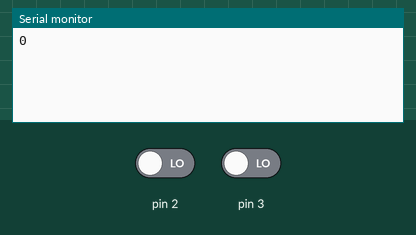
This sketch was run on a simulated Arduino Uno, built with avr-gcc and run on an emulated ATmega328P. On the bench: the last lines printed to the serial monitor. The test bench sets the inputs (shaded band); at power-on: pin 2 LOW, pin 3 LOW.

Above: at 1.2 s.
1.3 s: pin 2 driven HIGH
At 2.4 s:
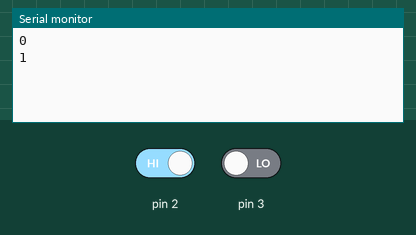
2.8 s: pin 3 driven HIGH
At 3.8 s:
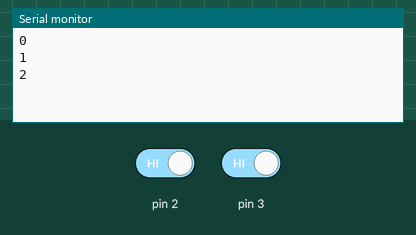
4.3 s: pin 2 driven LOW
At 5.6 s:
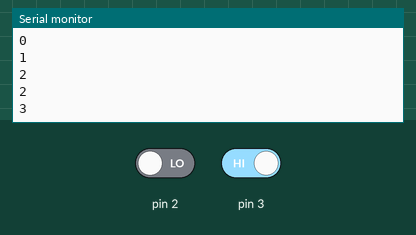
5.8 s: pin 3 driven LOW
At 6.8 s:
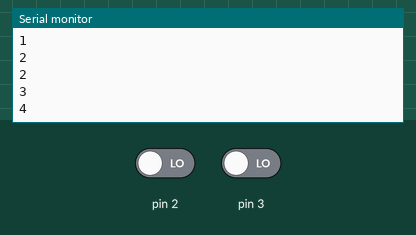
Timing chart, 0 to 8.3 s (numbered marks = the images above; inputs shaded):
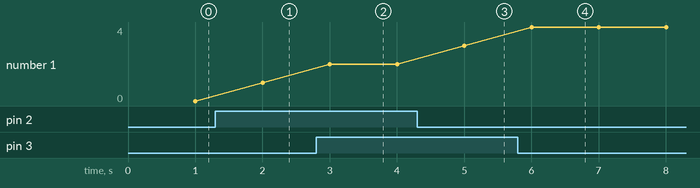

The sketch:

SimpleInterrupt.ino
```cpp
// Sample code using interrupts
unsigned long count=0;
unsigned long timep,time,etime;

void setup()
{
  Serial.begin(9600);
  //connect channel A to pin 3
  pinMode(2,INPUT);
  pinMode(3,INPUT);
  attachInterrupt(1,transition,CHANGE);//interrupt(0,*,*) for pin 2; interrupt(1,*,*) for pin 3
  attachInterrupt(0,transition,CHANGE);
  //set the initial time
  timep=micros();
}

void transition()
{
  count++;
}

void loop()
{
  time = micros();
  etime=time - timep;
  if (etime>1e6) //1 second
  {
    Serial.println(count);
    timep = time; //reset timer
  }

}
```

Measured:
- after the input at 1.3 s, the serial monitor: prints a new line after 0.70 s (image 1)
- after the input at 2.8 s, the serial monitor: prints a new line after 0.20 s (image 2)
- after the input at 4.3 s, the serial monitor: prints a new line after 0.70 s (image 3)
- after the input at 5.8 s, the serial monitor: prints a new line after 0.20 s (image 4)
- plotted number 1: 0 → 1 after the input at 1.3 s, 1 → 2 after the input at 2.8 s, 2 → 3 after the input at 4.3 s, 3 → 4 after the input at 5.8 s
